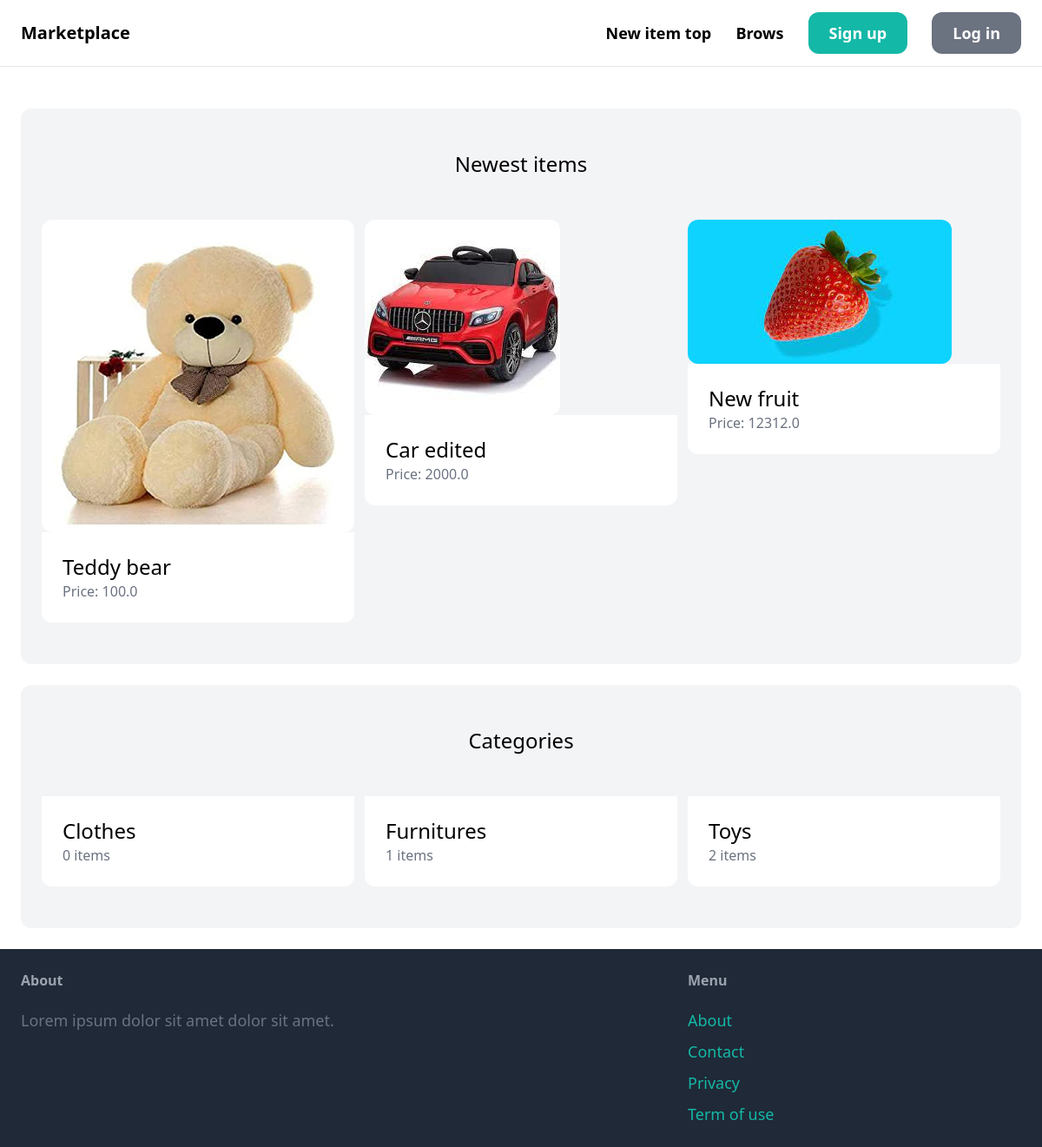
The page / on the database its author committed.
### item/models.py (models this page shows, shortened)
class Item(models.Model):
    category = models.ForeignKey(
        Category, related_name='items', on_delete=models.CASCADE)
    name = models.CharField(max_length=255)
    description = models.TextField(blank=True, null=True)
    price = models.FloatField()
    image = models.ImageField(upload_to='item_images', blank=True, null=True)
    is_sold = models.BooleanField(default=False)
    created_by = models.ForeignKey(
        User, related_name='items', on_delete=models.CASCADE)
    created_at = models.DateTimeField(auto_now_add=True)

class Category(models.Model):
    name = models.CharField(max_length=255)
    class Meta:
        ordering = ('name',)
        verbose_name_plural = 'Categories'

### core/views.py (the view)
# urls.py: path('', views.index, name='index'),
def index(request):
    items = Item.objects.filter(is_sold=False)[0:6]
    categories = Category.objects.all()
    return render(request, 'core/index.html', {
        'items': items, 'categories': categories
    })

### core/templates/core/index.html (shortened to what this page needs)
{% extends 'core/base.html' %}
{% block content %}
    <div class="mt-6 px-6 py-12 bg-gray-100 rounded-xl">
        <h2 class="mb-12 text-2xl text-center">Newest items</h2>
        <div class="grid grid-cols-3 gap-3">
            {% for item in items %}
                <div>
                    <a href="{% url 'item:detail' item.id %}">
                        <div>
                           <img src="{{ item.image.url }}" class="rounded-xl">
                        </div>
                        <div class="p-6 bg-white rounded-b-xl">
                            <h2 class="text-2xl">{{ item.name }}</h2>
                            <p class="text-gray-500">Price: {{ item.price }}</p>
                        </div>
                    </a>
                </div>
            {% endfor %}
        </div>
    </div>
    <div class="mt-6 px-6 py-12 bg-gray-100 rounded-xl">
        <h2 class="mb-12 text-2xl text-center">Categories</h2>
        <div class="grid grid-cols-3 gap-3">
            {% for category in categories %}
                <div>
                    <a href="#">
                        <div class="p-6 bg-white rounded-b-xl">
                            <h2 class="text-2xl">{{ category.name }}</h2>
                            <p class="text-gray-500">{{ category.items.count }} items</p>
                        </div>
                    </a>
                </div>
            {% endfor %}
        </div>
    </div>
{% endblock %}

### rows shown on the page
Item: image (picture), name "Teddy bear", price "100.0"
Item: image (picture), name "Car edited", price "2000.0"
Item: image (picture), name "New fruit", price "12312.0"
Category: name "Clothes", items.count "0"
Category: name "Furnitures", items.count "1"
Category: name "Toys", items.count "2"
